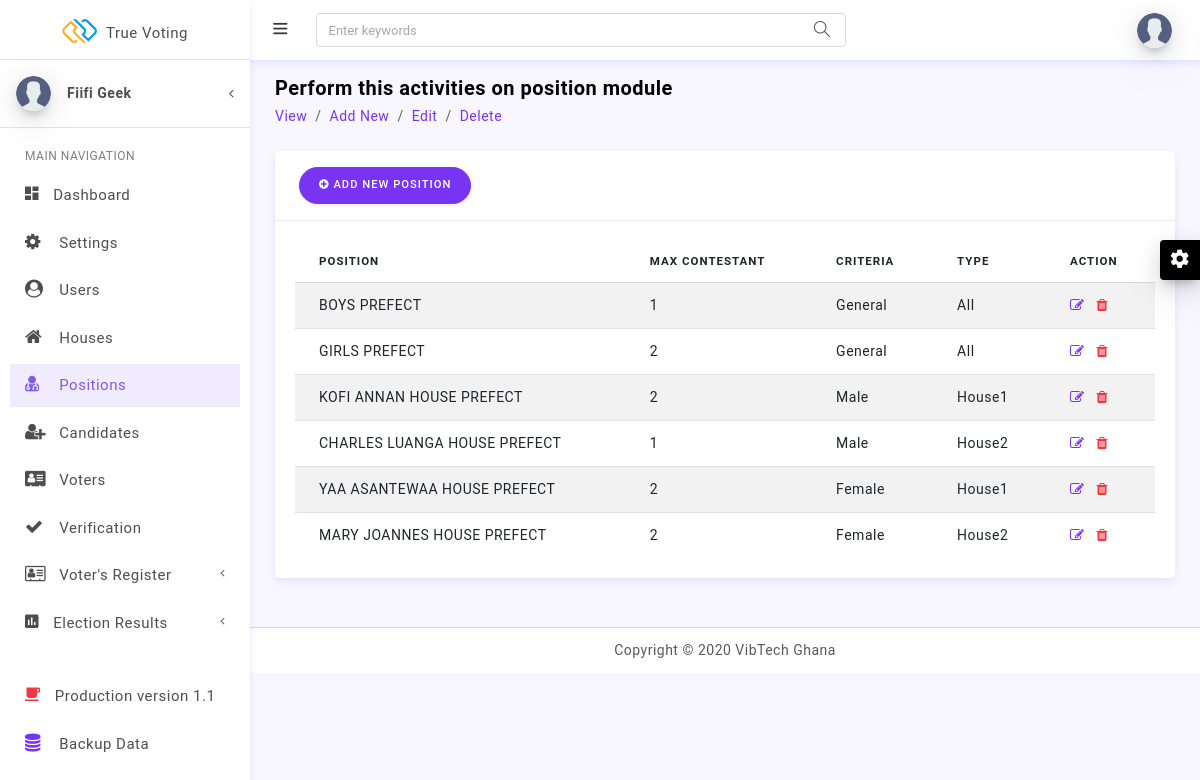
/admin/positions.php (signed in), run on an earlier commit of the app's database.
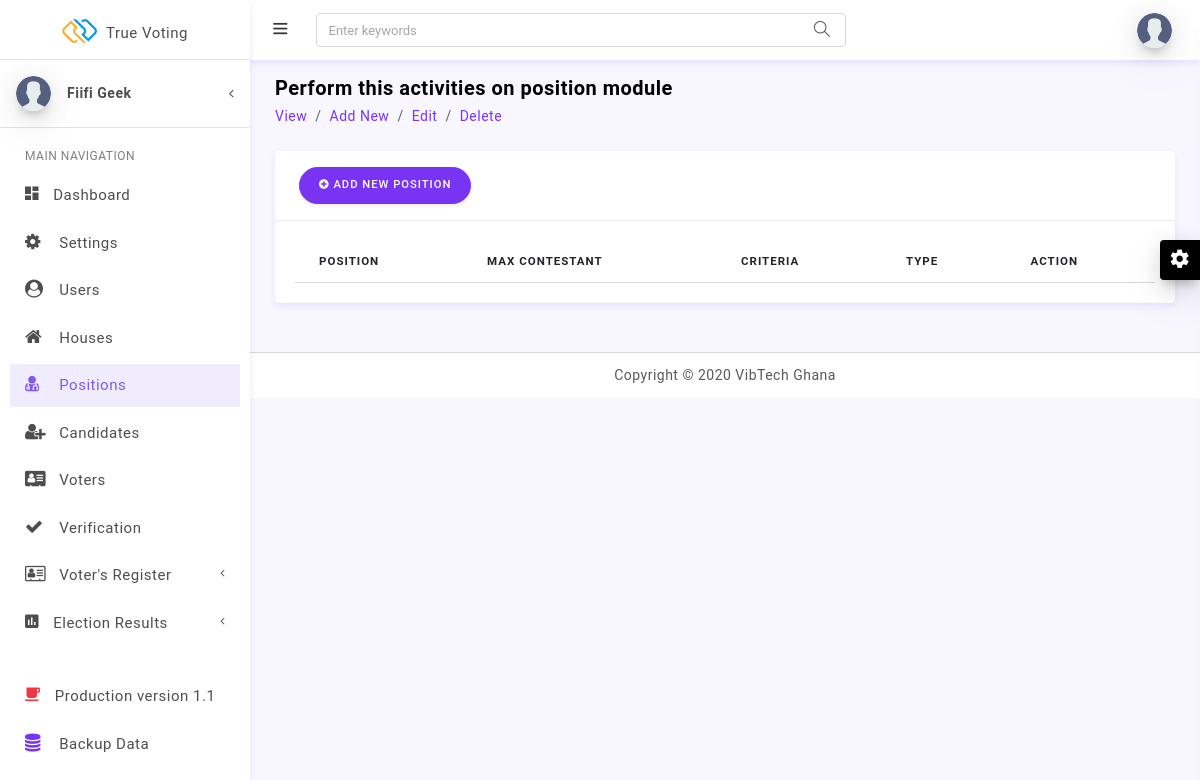
And on a later commit of the database.
### tables this page shows
CREATE TABLE `positions` (
  `id` int(11) NOT NULL,
  `name` varchar(191) NOT NULL,
  `criteria` varchar(191) NOT NULL,
  `type` varchar(191) NOT NULL,
  `maxcon` int(11) NOT NULL,
  `created_at` timestamp NULL DEFAULT NULL
);

### models/DBLayer.php (called while the page is built, shortened)
<?php
    class DB {
        public static function connection()
        {
            try{
                $con=new PDO('mysql:host=localhost;dbname=kad;charset=utf8mb4', 'root', '');
                $con->setAttribute(PDO::ATTR_ERRMODE, PDO::ERRMODE_EXCEPTION);
                $con->setAttribute(PDO::ATTR_EMULATE_PREPARES, false);
                return $con;
            }catch(PDOException $ex){
                return "Connection Error ";
            }
        }
    }
    class Model {
        public static function all(string $tableName)
        {
            $con = DB::connection();
            try{
                $query = "SELECT * FROM ".$tableName." ORDER BY id";
                $stmt=$con->prepare($query);
                $stmt->execute();
                $rows=$stmt->fetchAll();
                return $rows;
            }catch(PDOException $ex){
                return 'Something went wrong';
            }
        }
    }

### admin/positions.php (the view, shortened to what this page needs)
<!DOCTYPE html>
<html lang="en">
<head>
<?php $title = 'Positions'; include('../layouts/admin-head.php'); ?>
<link href="../assets/plugins/bootstrap-datatable/css/dataTables.bootstrap4.min.css" rel="stylesheet" type="text/css">
<link href="../assets/plugins/bootstrap-datatable/css/buttons.bootstrap4.min.css" rel="stylesheet" type="text/css">
</head>
<body>
<?php include('../layouts/admin-menus.php'); ?>
<div class="row pt-2 pb-2">
    <div class="col-sm-9">
        <h4 class="page-title">Perform this activities on position module</h4>
        <ol class="breadcrumb">
            <li class="breadcrumb-item"><a href="javaScript:void();">View</a></li>
            <li class="breadcrumb-item"><a href="javaScript:void();">Add New</a></li>
            <li class="breadcrumb-item"><a href="javaScript:void();">Edit</a></li>
            <li class="breadcrumb-item"><a href="javaScript:void();">Delete</a></li>
        </ol>
    </div>
</div>
<div class="row">
    <div class="col-lg-12">
      <div class="card">
        <div class="card-header">
            <button type="button" data-toggle="modal" data-target="#AddPositionModal" data-backdrop="static" class="btn btn-primary btn-round waves-effect waves-light m-1"><i class="fa fa-plus-circle"></i> ADD NEW POSITION</button>
       </div>
        <div class="card-body">
          <div class="table-responsive">
          <table id="example" class="table table-striped table-borderless">
            <thead>
                <tr>
                    <th>Position</th>
                    <th>Max Contestant</th>
                    <th>Criteria</th>
                    <th>Type</th>
                    <th>Action</th>
                </tr>
            </thead>
            <tbody>
            <?php
                require_once("../models/DBLayer.php");
                $positions = Model::all('positions');
                foreach($positions as $pos){ ?>
                    <tr class="records">
                        <td><?php echo ucwords($pos['name']); ?></td>
                        <td><?php echo $pos['maxcon']; ?></td>
                        <td><?php echo ucwords($pos['criteria']); ?></td>
                        <td><?php echo ucwords($pos['type']); ?></td>
                        <td>
                            <a href="javascript:void(0);" title="Edit" data-toggle="tooltip" class="text-primary btn_edit" data-id="<?php echo $pos['id']; ?>"><i class="fa fa-edit"></i></a>&nbsp;&nbsp;
                            <a href="javascript:void(0);" title="Delete" data-toggle="tooltip" data-id="<?php echo $pos['id']; ?>" class="text-danger btn_delete"><i class="fa fa-trash"></i></a>
                        </td>
                    </tr>
                <?php
                    }
            ?>
            </tbody>
        </table>
        </div>
        </div>
      </div>
    </div>
</div>
<?php include('../layouts/admin-footer.php'); ?>
</body>
</html>

What changed in the data, as far as the page shows it:
removed positions: name "BOYS PREFECT", maxcon "1", criteria "General", type "All"
removed positions: name "GIRLS PREFECT", maxcon "2", criteria "General", type "All"
removed positions: name "KOFI ANNAN HOUSE PREFECT", maxcon "2", criteria "Male", type "House1"
removed positions: name "CHARLES LUANGA HOUSE PREFECT", maxcon "1", criteria "Male", type "House2"
removed positions: name "YAA ASANTEWAA HOUSE PREFECT", maxcon "2", criteria "Female", type "House1"
removed positions: name "MARY JOANNES HOUSE PREFECT", maxcon "2", criteria "Female", type "House2"
